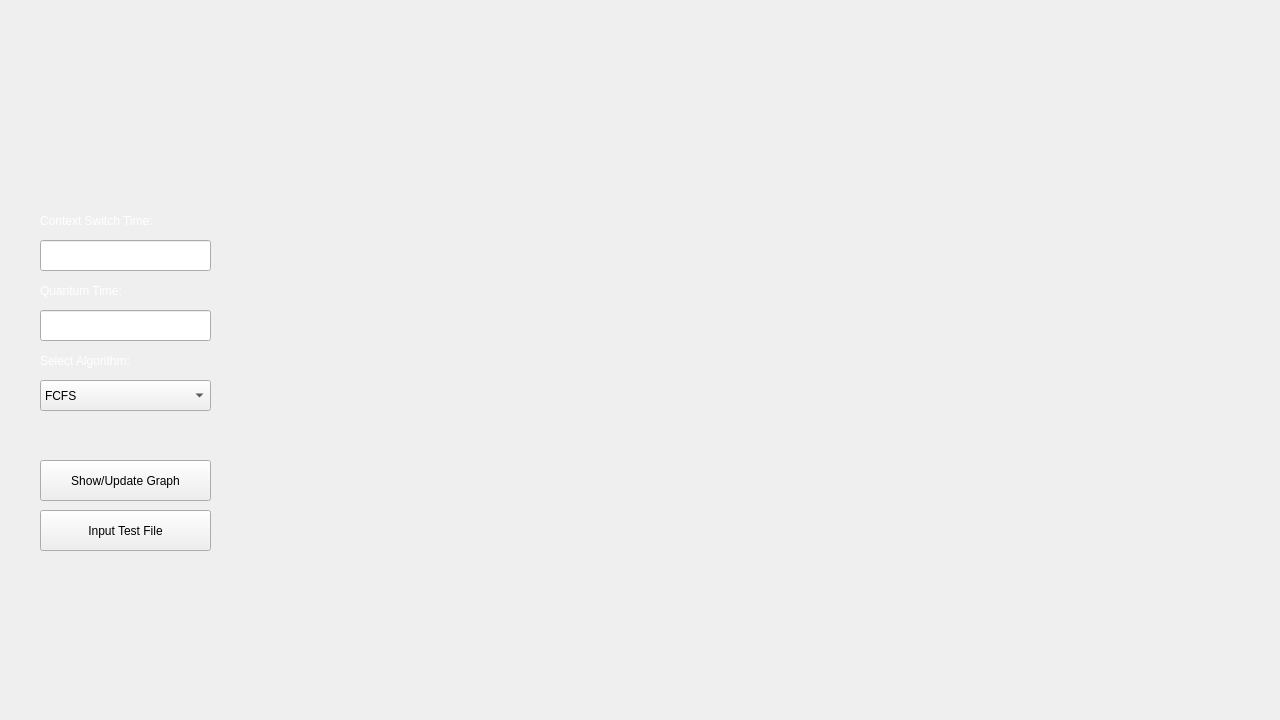
<?xml version="1.0" encoding="UTF-8"?>
<ui version="4.0">
 <class>MainWindow</class>
 <widget class="QMainWindow" name="MainWindow">
  <property name="geometry">
   <rect>
    <x>0</x>
    <y>0</y>
    <width>1280</width>
    <height>720</height>
   </rect>
  </property>
  <property name="windowTitle">
   <string>MainWindow</string>
  </property>
  <widget class="QWidget" name="centralwidget">
   <widget class="QLabel" name="label">
    <property name="geometry">
     <rect>
      <x>0</x>
      <y>0</y>
      <width>1280</width>
      <height>720</height>
     </rect>
    </property>
    <property name="text">
     <string/>
    </property>
    <property name="pixmap">
     <pixmap>bgS.png</pixmap>
    </property>
    <property name="scaledContents">
     <bool>true</bool>
    </property>
   </widget>
   <widget class="QPushButton" name="showGraph">
    <property name="geometry">
     <rect>
      <x>40</x>
      <y>460</y>
      <width>171</width>
      <height>41</height>
     </rect>
    </property>
    <property name="font">
     <font>
      <family>Microsoft YaHei UI</family>
      <pointsize>9</pointsize>
     </font>
    </property>
    <property name="text">
     <string>Show/Update Graph</string>
    </property>
   </widget>
   <widget class="QPushButton" name="inputFile">
    <property name="geometry">
     <rect>
      <x>40</x>
      <y>510</y>
      <width>171</width>
      <height>41</height>
     </rect>
    </property>
    <property name="font">
     <font>
      <family>Microsoft YaHei UI</family>
      <pointsize>9</pointsize>
     </font>
    </property>
    <property name="text">
     <string>Input Test File</string>
    </property>
   </widget>
   <widget class="QLabel" name="label_2">
    <property name="geometry">
     <rect>
      <x>40</x>
      <y>200</y>
      <width>171</width>
      <height>41</height>
     </rect>
    </property>
    <property name="palette">
     <palette>
      <active>
       <colorrole role="WindowText">
        <brush brushstyle="SolidPattern">
         <color alpha="255">
          <red>255</red>
          <green>255</green>
          <blue>255</blue>
         </color>
        </brush>
       </colorrole>
       <colorrole role="Text">
        <brush brushstyle="SolidPattern">
         <color alpha="255">
          <red>255</red>
          <green>255</green>
          <blue>255</blue>
         </color>
        </brush>
       </colorrole>
      </active>
      <inactive>
       <colorrole role="WindowText">
        <brush brushstyle="SolidPattern">
         <color alpha="255">
          <red>255</red>
          <green>255</green>
          <blue>255</blue>
         </color>
        </brush>
       </colorrole>
       <colorrole role="Text">
        <brush brushstyle="SolidPattern">
         <color alpha="255">
          <red>255</red>
          <green>255</green>
          <blue>255</blue>
         </color>
        </brush>
       </colorrole>
      </inactive>
      <disabled>
       <colorrole role="WindowText">
        <brush brushstyle="SolidPattern">
         <color alpha="255">
          <red>120</red>
          <green>120</green>
          <blue>120</blue>
         </color>
        </brush>
       </colorrole>
       <colorrole role="Text">
        <brush brushstyle="SolidPattern">
         <color alpha="255">
          <red>120</red>
          <green>120</green>
          <blue>120</blue>
         </color>
        </brush>
       </colorrole>
      </disabled>
     </palette>
    </property>
    <property name="font">
     <font>
      <family>Microsoft YaHei UI</family>
      <pointsize>9</pointsize>
     </font>
    </property>
    <property name="text">
     <string>Context Switch Time:</string>
    </property>
    <property name="alignment">
     <set>Qt::AlignLeading|Qt::AlignLeft|Qt::AlignVCenter</set>
    </property>
   </widget>
   <widget class="QLabel" name="label_3">
    <property name="geometry">
     <rect>
      <x>40</x>
      <y>270</y>
      <width>171</width>
      <height>41</height>
     </rect>
    </property>
    <property name="palette">
     <palette>
      <active>
       <colorrole role="WindowText">
        <brush brushstyle="SolidPattern">
         <color alpha="255">
          <red>255</red>
          <green>255</green>
          <blue>255</blue>
         </color>
        </brush>
       </colorrole>
       <colorrole role="Text">
        <brush brushstyle="SolidPattern">
         <color alpha="255">
          <red>255</red>
          <green>255</green>
          <blue>255</blue>
         </color>
        </brush>
       </colorrole>
      </active>
      <inactive>
       <colorrole role="WindowText">
        <brush brushstyle="SolidPattern">
         <color alpha="255">
          <red>255</red>
          <green>255</green>
          <blue>255</blue>
         </color>
        </brush>
       </colorrole>
       <colorrole role="Text">
        <brush brushstyle="SolidPattern">
         <color alpha="255">
          <red>255</red>
          <green>255</green>
          <blue>255</blue>
         </color>
        </brush>
       </colorrole>
      </inactive>
      <disabled>
       <colorrole role="WindowText">
        <brush brushstyle="SolidPattern">
         <color alpha="255">
          <red>120</red>
          <green>120</green>
          <blue>120</blue>
         </color>
        </brush>
       </colorrole>
       <colorrole role="Text">
        <brush brushstyle="SolidPattern">
         <color alpha="255">
          <red>120</red>
          <green>120</green>
          <blue>120</blue>
         </color>
        </brush>
       </colorrole>
      </disabled>
     </palette>
    </property>
    <property name="font">
     <font>
      <family>Microsoft YaHei UI</family>
      <pointsize>9</pointsize>
     </font>
    </property>
    <property name="text">
     <string>Quantum Time:</string>
    </property>
    <property name="alignment">
     <set>Qt::AlignLeading|Qt::AlignLeft|Qt::AlignVCenter</set>
    </property>
   </widget>
   <widget class="QLineEdit" name="switchTime">
    <property name="geometry">
     <rect>
      <x>40</x>
      <y>240</y>
      <width>171</width>
      <height>31</height>
     </rect>
    </property>
    <property name="font">
     <font>
      <family>Microsoft YaHei UI</family>
      <pointsize>9</pointsize>
     </font>
    </property>
    <property name="text">
     <string/>
    </property>
   </widget>
   <widget class="QLineEdit" name="quantumTime">
    <property name="geometry">
     <rect>
      <x>40</x>
      <y>310</y>
      <width>171</width>
      <height>31</height>
     </rect>
    </property>
    <property name="font">
     <font>
      <family>Microsoft YaHei UI</family>
      <pointsize>9</pointsize>
     </font>
    </property>
    <property name="text">
     <string/>
    </property>
   </widget>
   <widget class="QLabel" name="label_4">
    <property name="geometry">
     <rect>
      <x>40</x>
      <y>340</y>
      <width>171</width>
      <height>41</height>
     </rect>
    </property>
    <property name="palette">
     <palette>
      <active>
       <colorrole role="WindowText">
        <brush brushstyle="SolidPattern">
         <color alpha="255">
          <red>255</red>
          <green>255</green>
          <blue>255</blue>
         </color>
        </brush>
       </colorrole>
       <colorrole role="Text">
        <brush brushstyle="SolidPattern">
         <color alpha="255">
          <red>255</red>
          <green>255</green>
          <blue>255</blue>
         </color>
        </brush>
       </colorrole>
      </active>
      <inactive>
       <colorrole role="WindowText">
        <brush brushstyle="SolidPattern">
         <color alpha="255">
          <red>255</red>
          <green>255</green>
          <blue>255</blue>
         </color>
        </brush>
       </colorrole>
       <colorrole role="Text">
        <brush brushstyle="SolidPattern">
         <color alpha="255">
          <red>255</red>
          <green>255</green>
          <blue>255</blue>
         </color>
        </brush>
       </colorrole>
      </inactive>
      <disabled>
       <colorrole role="WindowText">
        <brush brushstyle="SolidPattern">
         <color alpha="255">
          <red>120</red>
          <green>120</green>
          <blue>120</blue>
         </color>
        </brush>
       </colorrole>
       <colorrole role="Text">
        <brush brushstyle="SolidPattern">
         <color alpha="255">
          <red>120</red>
          <green>120</green>
          <blue>120</blue>
         </color>
        </brush>
       </colorrole>
      </disabled>
     </palette>
    </property>
    <property name="font">
     <font>
      <family>Microsoft YaHei UI</family>
      <pointsize>9</pointsize>
     </font>
    </property>
    <property name="text">
     <string>Select Algorithm:</string>
    </property>
    <property name="alignment">
     <set>Qt::AlignLeading|Qt::AlignLeft|Qt::AlignVCenter</set>
    </property>
   </widget>
   <widget class="QComboBox" name="comboBox">
    <property name="geometry">
     <rect>
      <x>40</x>
      <y>380</y>
      <width>171</width>
      <height>31</height>
     </rect>
    </property>
    <property name="font">
     <font>
      <family>Microsoft YaHei UI</family>
      <pointsize>9</pointsize>
     </font>
    </property>
    <item>
     <property name="text">
      <string>FCFS</string>
     </property>
    </item>
    <item>
     <property name="text">
      <string>RR</string>
     </property>
    </item>
    <item>
     <property name="text">
      <string>SJF</string>
     </property>
    </item>
    <item>
     <property name="text">
      <string>SRT</string>
     </property>
    </item>
   </widget>
  </widget>
 </widget>
 <resources>
  <include location="background.qrc"/>
  <include location="background.qrc"/>
 </resources>
 <connections/>
</ui>
